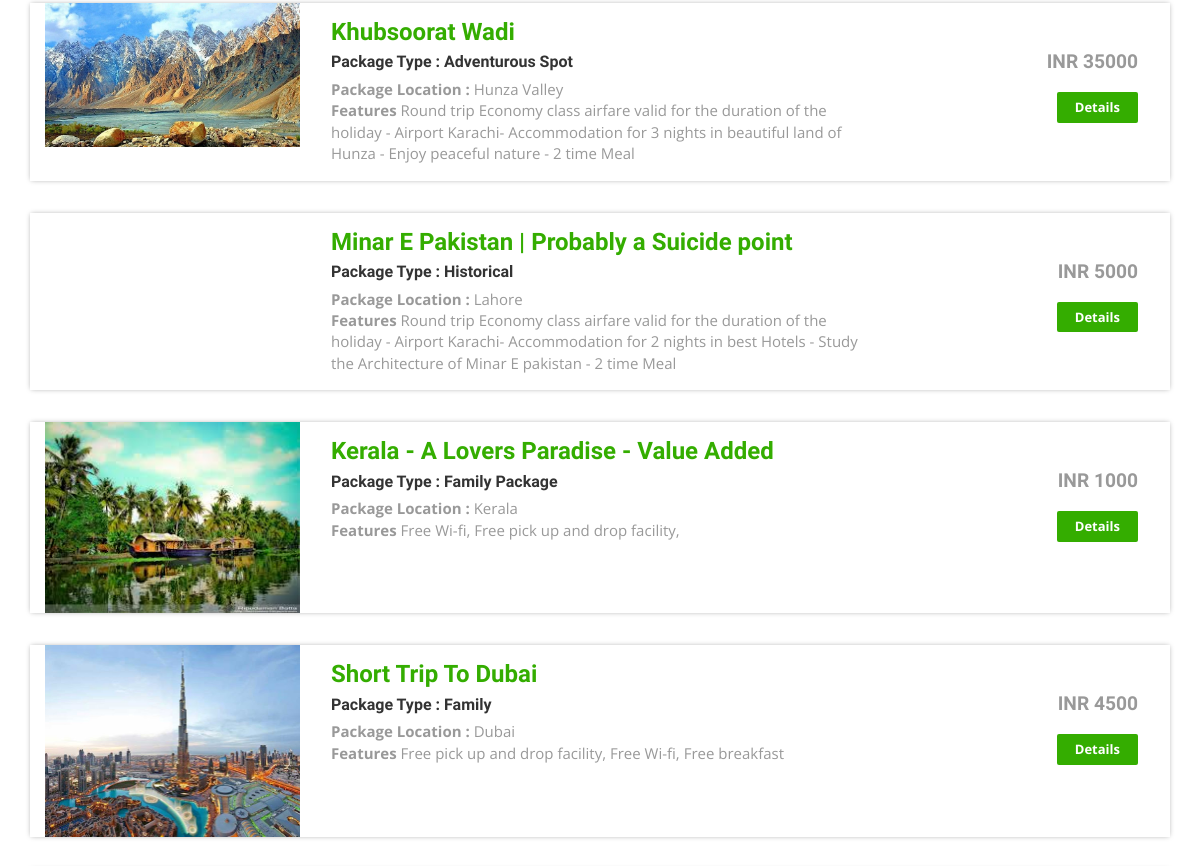
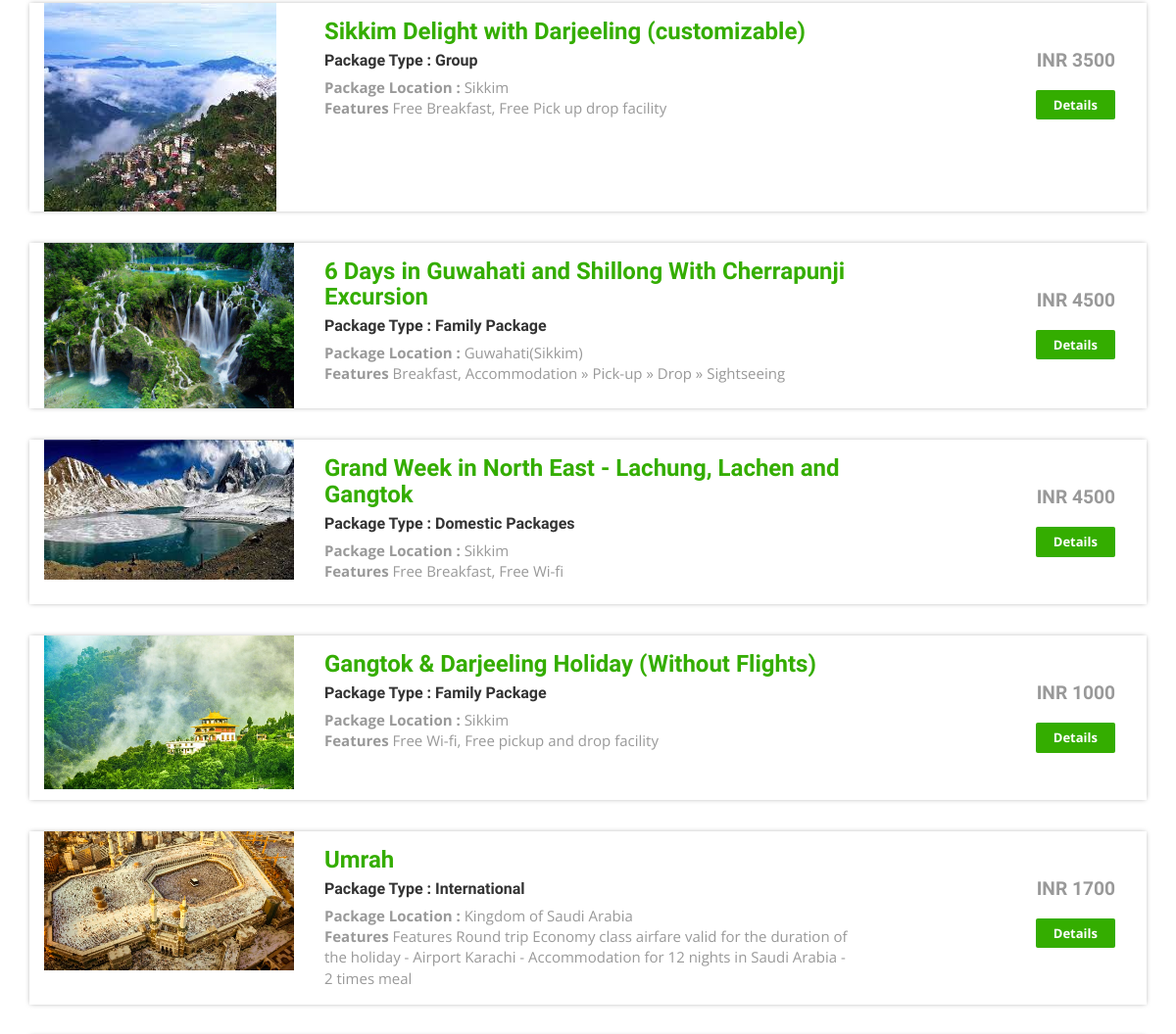
The page /package-list.php (middle part) on the database as committed earlier (2 pictures, top to bottom).
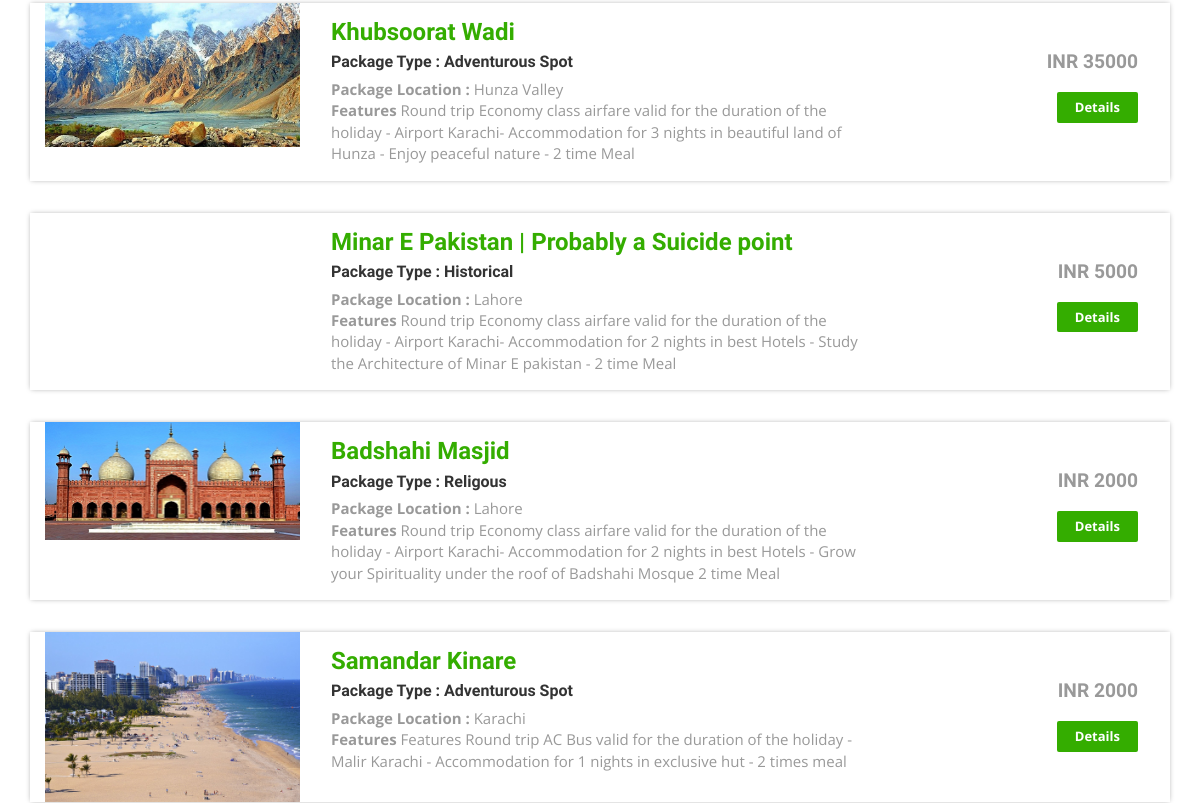
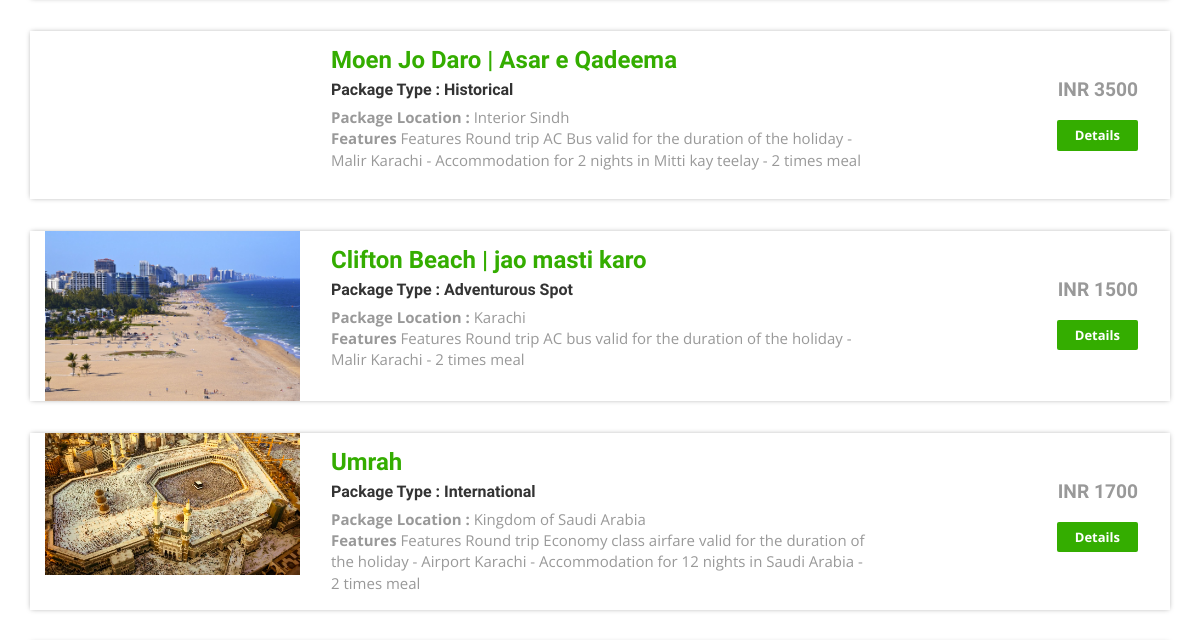
The same page on the database as committed later (2 pictures, top to bottom).
### tables this page shows
CREATE TABLE `tbltourpackages` (
  `PackageId` int(11) NOT NULL,
  `PackageName` varchar(200) DEFAULT NULL,
  `PackageType` varchar(150) DEFAULT NULL,
  `PackageLocation` varchar(100) DEFAULT NULL,
  `PackagePrice` int(11) DEFAULT NULL,
  `PackageFetures` varchar(255) DEFAULT NULL,
  `PackageDetails` mediumtext DEFAULT NULL,
  `PackageImage` varchar(100) DEFAULT NULL,
  `Creationdate` timestamp NULL DEFAULT current_timestamp(),
  `UpdationDate` timestamp NULL DEFAULT NULL ON UPDATE current_timestamp()
);

### package-list.php (the view, shortened to what this page needs)
<?php
include('includes/config.php');
?>
<!DOCTYPE HTML>
<html>
<head>
<link href="css/bootstrap.css" rel='stylesheet' type='text/css' />
<link href="css/style.css" rel='stylesheet' type='text/css' />
<link href="css/font-awesome.css" rel="stylesheet">
<link href="css/animate.css" rel="stylesheet" type="text/css" media="all">
</head>
<body>
<div class="rooms">
	<div class="container">
		<div class="room-bottom">
<?php $sql = "SELECT * from tbltourpackages";
$query = $dbh->prepare($sql);
$query->execute();
$results=$query->fetchAll(PDO::FETCH_OBJ);
if($query->rowCount() > 0)
{
foreach($results as $result)
{	?>
			<div class="rom-btm">
				<div class="col-md-3 room-left wow fadeInLeft animated" data-wow-delay=".5s">
					<img src="admin/pacakgeimages/<?php echo htmlentities($result->PackageImage);?>" class="img-responsive" alt="">
				</div>
				<div class="col-md-6 room-midle wow fadeInUp animated" data-wow-delay=".5s">
					<h4><?php echo htmlentities($result->PackageName);?></h4>
					<h6>Package Type : <?php echo htmlentities($result->PackageType);?></h6>
					<p><b>Package Location :</b> <?php echo htmlentities($result->PackageLocation);?></p>
					<p><b>Features</b> <?php echo htmlentities($result->PackageFetures);?></p>
				</div>
				<div class="col-md-3 room-right wow fadeInRight animated" data-wow-delay=".5s">
					<h5> INR <?php echo htmlentities($result->PackagePrice);?></h5>
					<a href="package-details.php?pkgid=<?php echo htmlentities($result->PackageId);?>" class="view">Details</a>
				</div>
				<div class="clearfix"></div>
			</div>
<?php }} ?>
		</div>
	</div>
</div>
</body>
</html>

### css/style.css (style rules this page uses)
html, body { font-size: 100%; background: #fff; font-family: 'Open Sans', sans-serif; }
body a,.grid_1,plan_1,plan_1.one,plan_1.two,i.icon1, i.icon2, i.icon3, i.icon4, i.icon5, i.icon6 { transition:0.5s all; -webkit-transition:0.5s all; -moz-transition:0.5s all; -o-transition:0.5s all; -ms-transition:0.5s all; }
h1,h2,h3,h4,h5,h6 { margin:0; font-family: 'Roboto Condensed', sans-serif; }
p { margin:0; }
a.view { padding: 6px 18px; font-weight: 700; color: #fff; background-color: #34ad00; border: 0; font-size: 13px; border-radius: 2px; -webkit-transition: all .2s; -moz-transition: all .2s; transition: all .2s; margin-top: 20px; display: inline-block; }
.rom-btm { margin-top: 2em; box-shadow: 0px 0px 5px -1px rgba(0, 0, 0, 0.37); }
.room-bottom { padding: 2em 0; }
.rom-btm h4 { font-size: 1.5em; font-weight: 700; color: #34ad00; }
.rom-btm p { font-size: 15px; color: #999; }
.rom-btm h6 { font-size: 1em; font-weight: 700; margin: 0.5em 0; }
.room-right { text-align: right; padding: 3em 2em; }
.room-midle { padding: 1em; }
.rom-btm h5 { font-size: 1.2em; font-weight: 700; color: #999; }

Rows that differ between the two databases and show on the page:
removed tbltourpackages: PackageImage (picture), PackageName "Grand Week in North East - Lachung, Lachen and Gangtok", PackageType "Domestic Packages", PackageLocation "Sikkim", PackageFetures "Free Breakfast, Free Wi-fi", PackagePrice "4500"
removed tbltourpackages: PackageImage (picture), PackageName "Gangtok & Darjeeling Holiday (Without Flights)", PackageType "Family Package", PackageLocation "Sikkim", PackageFetures "Free Wi-fi, Free pickup and drop facility", PackagePrice "1000"
changed tbltourpackages: PackageImage: a different picture; PackageName "Kerala - A Lovers Paradise - Value Added" → "Badshahi Masjid"; PackageType "Family Package" → "Religous"; PackageLocation "Kerala" → "Lahore"; PackageFetures "Free Wi-fi, Free pick up and drop facility," → "Round trip Economy class airfare valid for the duration of the holiday - Airport Karachi- Accommodation for 2 nights in best Hotels - Grow your Spirituality under the roof of Badshahi Mosque 2 time Meal"; PackagePrice "1000" → "2000"
changed tbltourpackages: PackageImage: a different picture; PackageName "Short Trip To Dubai" → "Samandar Kinare"; PackageType "Family" → "Adventurous Spot"; PackageLocation "Dubai" → "Karachi"; PackageFetures "Free pick up and drop facility, Free Wi-fi, Free breakfast" → "Features Round trip AC Bus valid for the duration of the holiday - Malir Karachi - Accommodation for 1 nights in exclusive hut - 2 times meal"; PackagePrice "4500" → "2000"
changed tbltourpackages: PackageName "Sikkim Delight with Darjeeling (customizable)" → "Moen Jo Daro | Asar e Qadeema"; PackageType "Group" → "Historical"; PackageLocation "Sikkim" → "Interior Sindh"; PackageFetures "Free Breakfast, Free Pick up drop facility" → "Features Round trip AC Bus valid for the duration of the holiday - Malir Karachi - Accommodation for 2 nights in Mitti kay teelay - 2 times meal"; PackageImage: picture removed
changed tbltourpackages: PackageImage: a different picture; PackageName "6 Days in Guwahati and Shillong With Cherrapunji Excursion" → "Clifton Beach | jao masti karo"; PackageType "Family Package" → "Adventurous Spot"; PackageLocation "Guwahati(Sikkim)" → "Karachi"; PackageFetures "Breakfast, Accommodation » Pick-up » Drop » Sightseeing" → "Features Round trip AC bus valid for the duration of the holiday - Malir Karachi - 2 times meal"; PackagePrice "4500" → "1500"
